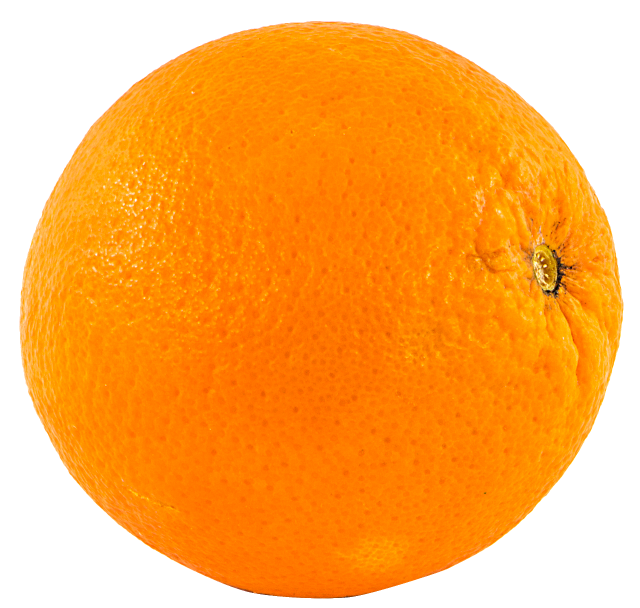
#> input picture docker/src/tasks/object_count/orange-wb.png, 1280 x 1216 px, found by its file name (shown at 1/2 size)
$ python image-generator.py
#> lines starting #> are read from the running program, lines starting #| are printed output that depends on the picture
from PIL import Image
import numpy as np
from scipy import ndimage
import random

background_width = 3000
background_height = 3000
background = Image.new("RGB", (background_width, background_height), (255, 255, 255))
#> background: PIL image 3000x3000 RGB; every value is 255

orange_width = 500
orange_height = 500
orange = Image.open("/Users/matthewtranmer/repos/smart-task-scheduler/local/object_count/orange-wb.png").resize((orange_width, orange_height))
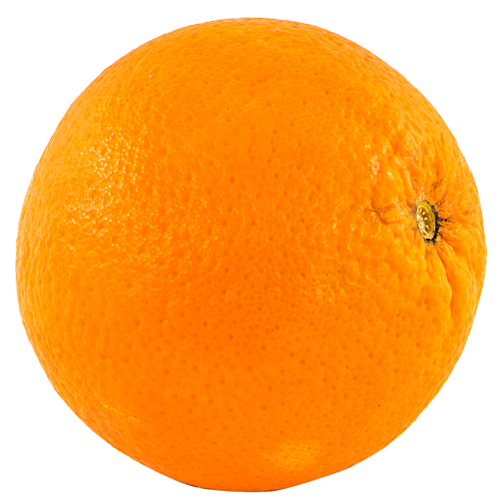
#> orange: PIL image 500x500 RGBA; mean R, G, B, A 254.4, 173, 81.5, 254.9; transparent parts drawn white

def is_image_in_range(coords, coordinates_placed, dimensions):
    image_width = dimensions[0]
    image_height = dimensions[1]

    new_x1 = coords[0]
    new_x2 = coords[0] + image_width
    new_y1 = coords[1]
    new_y2 = coords[1] + image_height

    for px, py in coordinates_placed:
        existing_x1 = px
        existing_x2 = px + image_width
        existing_y1 = py
        existing_y2 = py + image_height

        not_overlapping = (
            new_x2 <= existing_x1 or
            new_x1 >= existing_x2 or
            new_y2 <= existing_y1 or
            new_y1 >= existing_y2
        )

        is_overlapping = not not_overlapping
        if (is_overlapping):
            return True

    return False

coordinates_placed = []
while len(coordinates_placed) < 15:
    x = random.randint(0, background_width-1-orange_width)
    y = random.randint(0, background_height-1-orange_height)
    rand_coord = (x, y)

    if is_image_in_range(rand_coord, coordinates_placed, (orange_width, orange_height)):
        continue

    background.paste(orange, rand_coord)
    coordinates_placed.append(rand_coord)
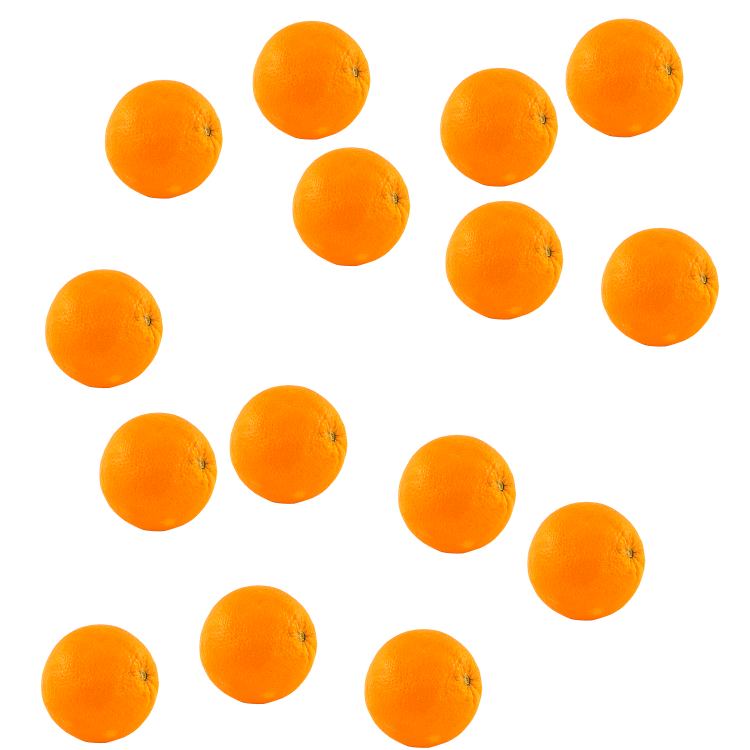
#> background: PIL image 3000x3000 RGB (shown at 1/4 size); mean R, G, B 254.7, 220.8, 182.7
#> after the loop, coordinates_placed = [(1577, 1722), (165, 1060), (2094, 1990), (2389, 894), (1154, 572), (404, 302), (2247, 57), (382, 1633), (782, 2324), (995, 66), (903, 1523), (1745, 254), (149, 2480), (1442, 2499), (1766, 786)]


background.save("/Users/matthewtranmer/repos/smart-task-scheduler/local/object_count/out.png")
